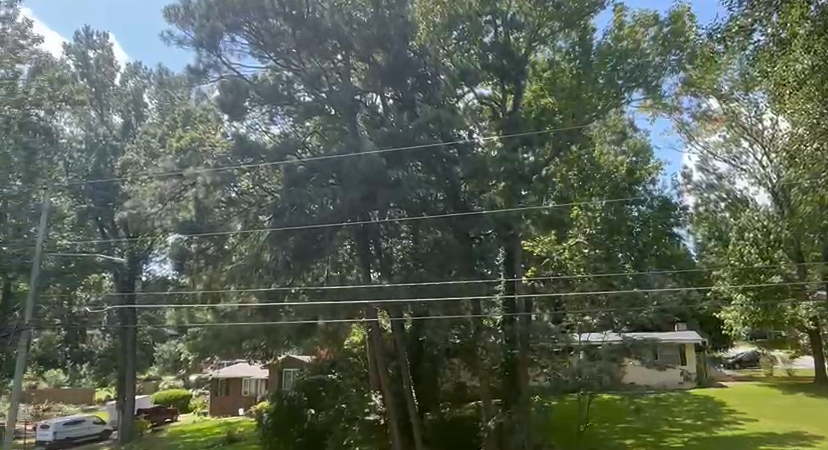
#> input picture pic1.png, 828 x 450 px
$ python m3.py
#> lines starting #> are read from the running program, lines starting #| are printed output that depends on the picture
from PIL import Image, ImageFilter
import cv2
import numpy as np
import matplotlib.pyplot as plt
import os

# Open the image
image = Image.open("pic1.png")
#> image is the input picture: PIL image 828x450 RGBA; mean R, G, B, A 89, 98.3, 84.2, 255

# Convert the image to grayscale
image_gray = image.convert("L")
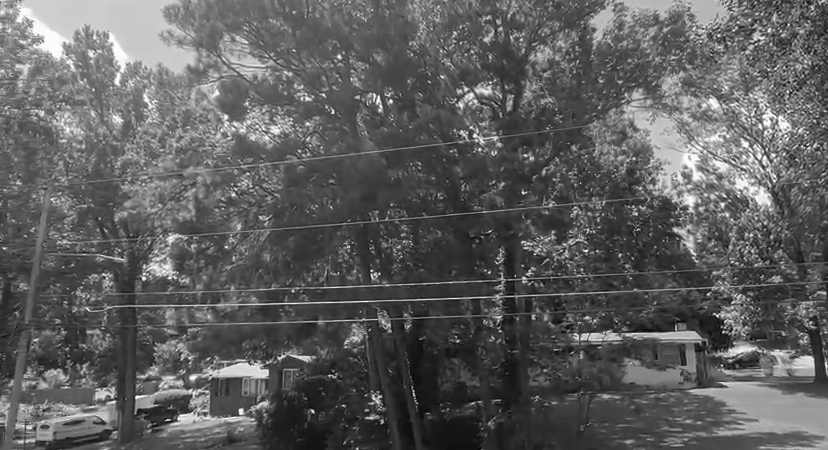
#> image_gray: PIL image 828x450 L; min 0, max 255, mean 93.9

# Detect edges using the FIND_EDGES filter
edges_image = image_gray.filter(ImageFilter.FIND_EDGES)
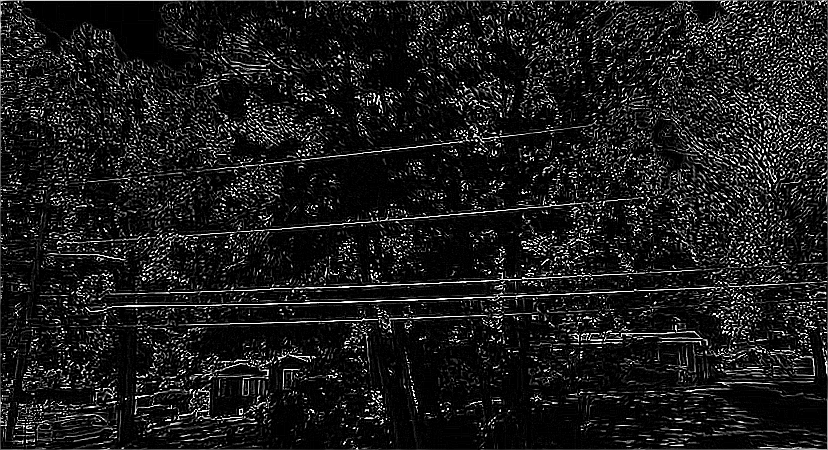
#> edges_image: PIL image 828x450 L; min 0, max 255, mean 27.5

# Convert the edges-detected image to a NumPy array
edges_array = np.array(edges_image)

# Convert the edges image to an HSV image
edges_hsv = cv2.cvtColor(edges_array, cv2.COLOR_GRAY2BGR)
edges_hsv = cv2.cvtColor(edges_hsv, cv2.COLOR_BGR2HSV)
#> edges_hsv: shape (450, 828, 3); mean H, S, V 0, 0, 27.5

# Create masks for unsaturated and bright regions
unsat_mask = edges_hsv[:, :, 1] < 50
#> unsat_mask: shape (450, 828) bool; every value is 1
bright_mask = edges_hsv[:, :, 2] > 240
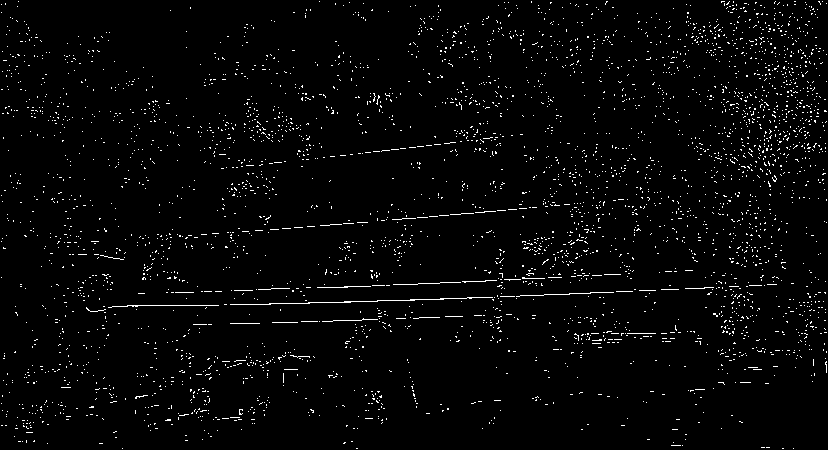
#> bright_mask: shape (450, 828) bool; 2.5% white in thin lines or dots

# Combine the masks to identify white or bright regions
white_mask = (unsat_mask & bright_mask).astype(np.uint8) * 255
#> white_mask: shape (450, 828); 2.5% white in thin lines or dots

# Apply the mask to the original image
filtered_wires = cv2.bitwise_and(np.array(image), np.array(image), mask=white_mask)
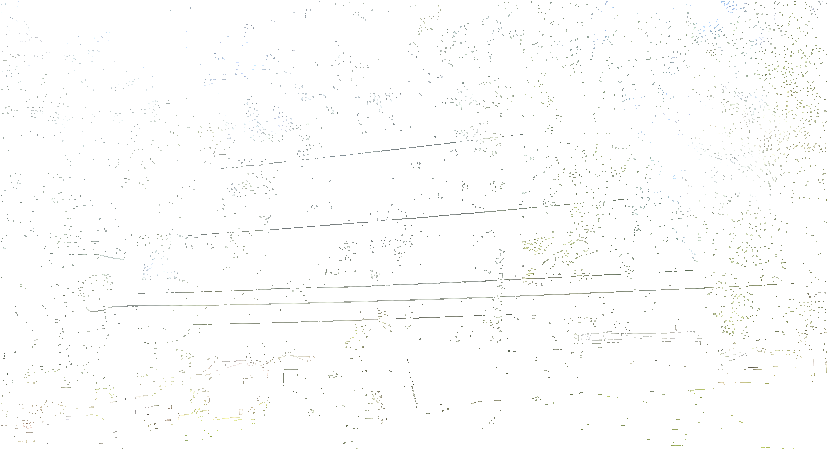
#> filtered_wires: shape (450, 828, 4); mean R, G, B, A 4.2, 4.4, 4, 6.4; transparent parts drawn white

# Save the image using PIL
filtered_pil_image = Image.fromarray(filtered_wires)
filtered_pil_image.save('filtered.png')

# Display the results
plt.subplot(1, 2, 1)
plt.imshow(np.array(image))
plt.title('Original Image')

plt.subplot(1, 2, 2)
plt.imshow(filtered_wires[:, :, ::-1])  # Convert BGR to RGB for display
plt.title('Filtered Wires')

plt.tight_layout()
plt.show()
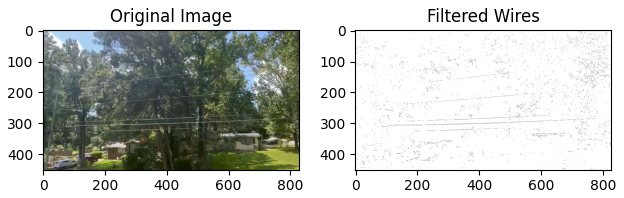
#> figure drawn by matplotlib, 2 panels

$ run again, with pic2.png copied over pic1.png
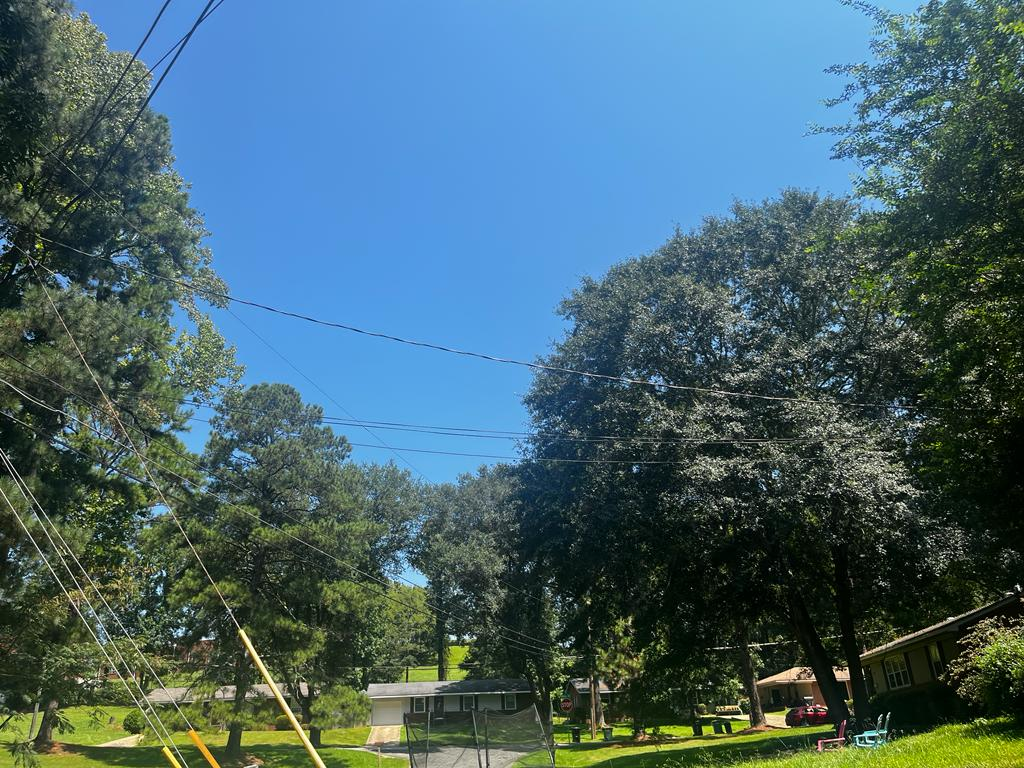
#> input picture pic2.png, 1024 x 768 px
#> image is the input picture: PIL image 1024x768 RGB; mean R, G, B 71.3, 102.1, 111.4
#> unsat_mask: shape (768, 1024) bool; every value is 1
#> `bright_mask = edges_hsv[:, :, 2] > 240`:
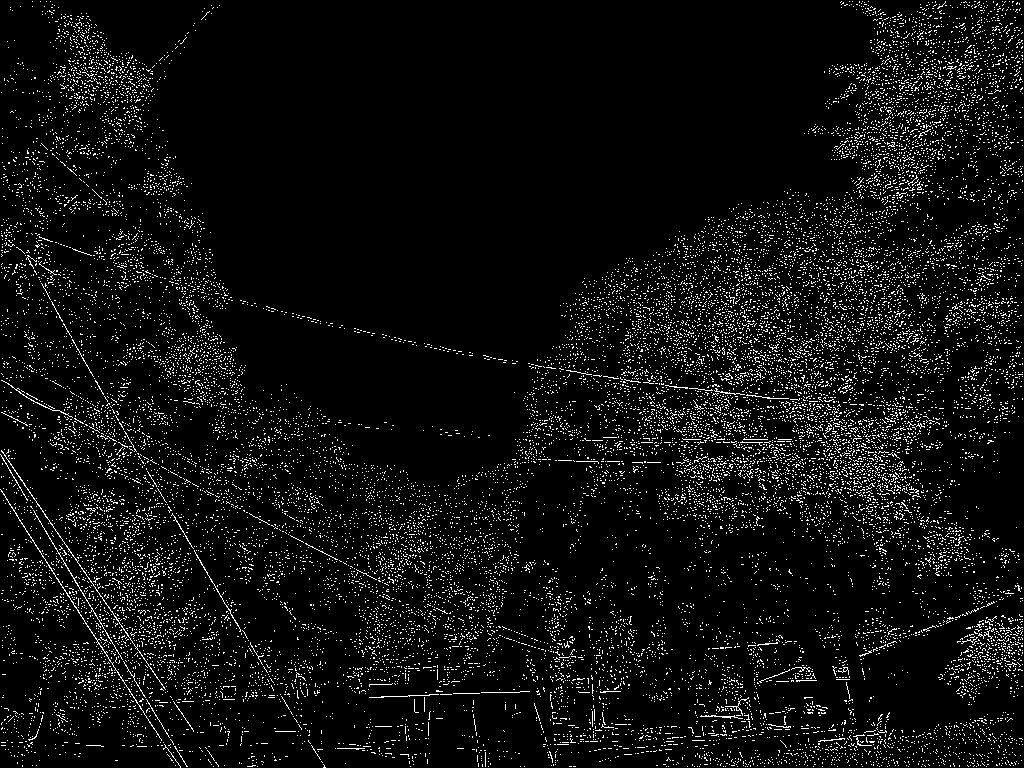
#> bright_mask: shape (768, 1024) bool; 6% white in thin lines or dots
#> white_mask: shape (768, 1024); 6% white in thin lines or dots
#> `plt.show()`:
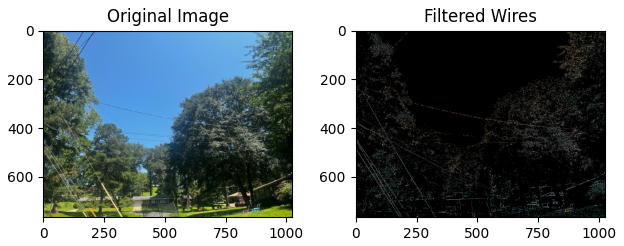
#> figure drawn by matplotlib, 2 panels
